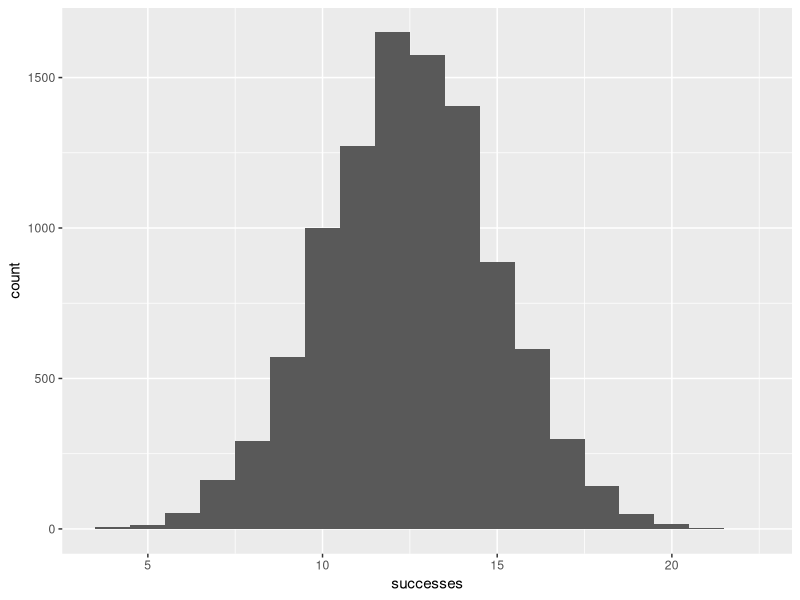
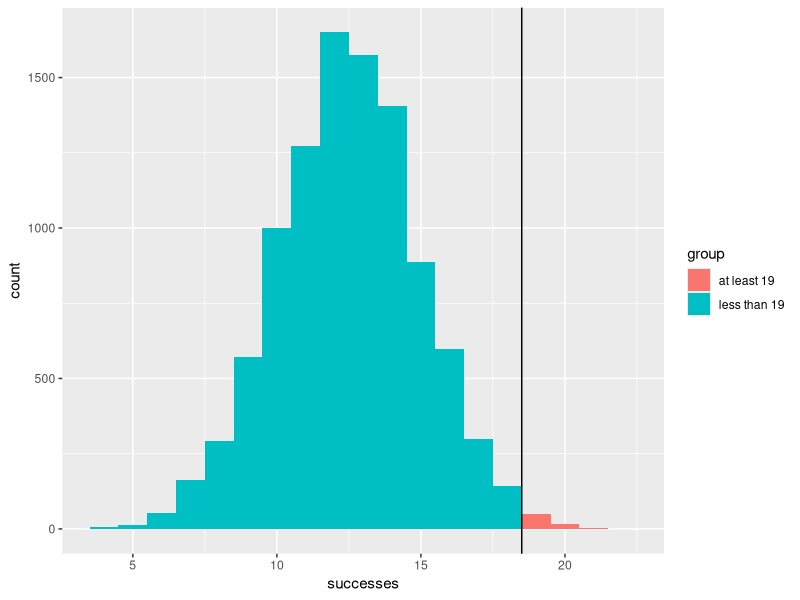

These figures' R source, in order:

# ---- 0. Setup and load libraries, if any ----

library(ggplot2)
set.seed(213)

# ---- 1. A two-sided hypothesis test with p-values in R ----

# In this demonstration, we will recreate the analysis done in 2015 by James Scott
# on bookdown.org for a series titled Data Science in R: A Gentle Introduction
# (https://bookdown.org/jgscott/DSGI/p-values.html).
#
# This example examines the chances (via a hypothesis test and p-values) that 
# the Patriots, notorious for cheating as well as for winning often, cheated
# during the 2014-2015 seasons specifically during the pre-game coin flips,
# which determine which team starts a game with the ball. 

# Our data: during 25 games in 2014-2015, the Patriots won 19 coin flips, for a
# p-hat of 76%. How would you set up the hypotheses for this test?


# ---- 1. Computing p-values using the standard normal distribution ----

# How would you compute the test statistic?
SE <- sqrt((0.5*0.5)/25)
Z <- (0.76-0.5)/SE  

# The sample proportion is 2.6 standard deviations away from the hypothesized
# value (fair coin, p=0.5). Is this statistically significant?
# How would you calculate the p-value?

pval <- 1-pnorm(Z)  # 0.0047 - smaller than, for example, an alpha=0.05

# What do you conclude from this p-value?


# ---- 2. Simulation ----

# First, let's see what happens when we flip 25 coins:
rbinom(n=1, size=25, prob=0.5)  # far from 19 successes

# Now simulate the experiment (25 coin flips) many times:
data <- data.frame(rbinom(n=10000, size=25, prob=0.5))
colnames(data) <- c('successes')
head(data)

# Graph the outcomes:
ggplot(data) + 
  geom_histogram(aes(x=successes), binwidth=1)

# How many times were there at least 19/25 successes?
sum(data >= 19)  # 77 / 10000, or 0.77% -- very unlikely!

# Graph the likelihood:

data$group = ifelse(data$successes < 19, 'less than 19', 'at least 19')
ggplot(data, aes(x=successes, fill=group)) + 
  geom_histogram(aes(x=successes), binwidth=1) +
  geom_vline(xintercept=18.5)  # intercept=18.5 because the binwidth is 0.5


# We still find that achieving at least 19 successes out of 25 coin flips is
# very unlikely. But even if we can reject H0, do you think we can conclude that 
# the Patriots cheated on the coin flips in their 25-game streak? 
